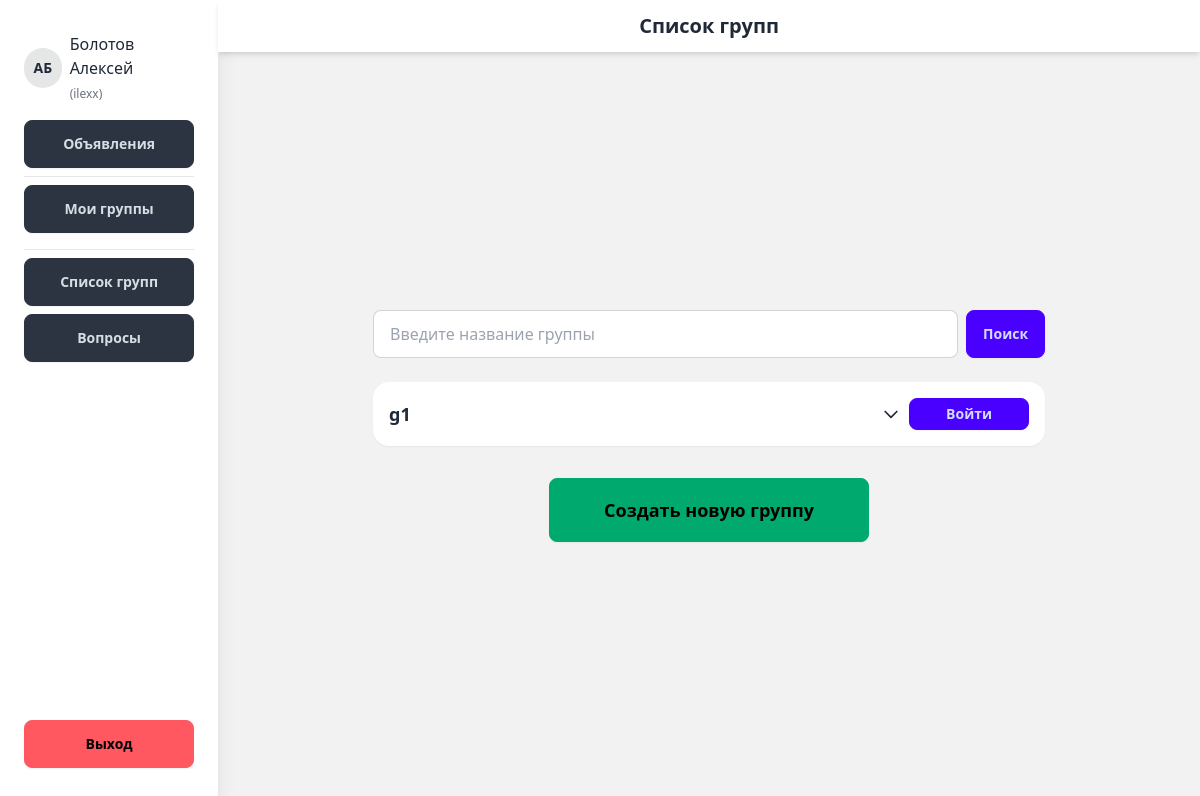
Page /groups/ (signed in) on the earlier database version.
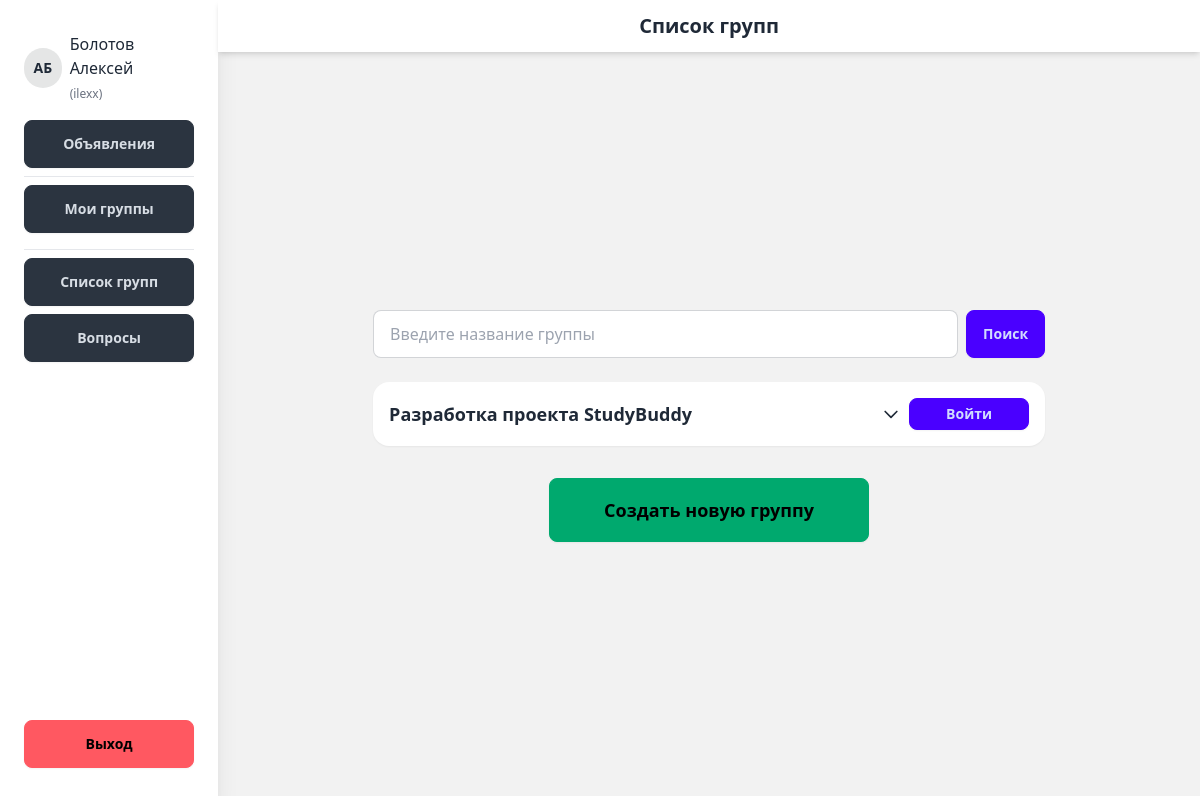
Same page on the later database version.
### groups/models.py (models this page shows, shortened)
class StudyGroup(models.Model):
    name = models.CharField(max_length=255, verbose_name='Название группы')
    description = models.TextField(blank=True, verbose_name='Описание группы')
    owner = models.ForeignKey(settings.AUTH_USER_MODEL,
                on_delete=models.CASCADE,
                related_name='owned_groups',
                null=True,
                blank=True
    )
    members = models.ManyToManyField(
        settings.AUTH_USER_MODEL,
        blank=True,
        related_name='study_groups'
    )
    access_requests = models.ManyToManyField(
        settings.AUTH_USER_MODEL,
        blank=True,
        related_name='group_access_requests'
    )

### groups/views.py (the view)
# urls.py: path('', views.group_list_view, name='group_list'),
@login_required
def group_list_view(request):
    query = request.GET.get('q', '')  # Получаем значение из параметра 'q'
    if query:
        groups = StudyGroup.objects.filter(name__icontains=query)  # Фильтруем группы по имени
    else:
        groups = StudyGroup.objects.all()  # Если запроса нет, выводим все группы
    return render(request, 'groups/group_list.html', {'groups': groups, 'query': query})

### templates/groups/group_list.html (shortened to what this page needs)
{% extends 'base.html' %}
{% block page_title %}Список групп{% endblock %}
{% block content %}
<div class="w-full max-w-2xl mx-auto">
  <form
    method="get"
    action="{% url 'groups:group_list' %}"
    class="flex flex-col sm:flex-row gap-2 mb-6"
  >
    <input
      type="text"
      name="q"
      value="{{ query }}"
      placeholder="Введите название группы"
      class="input input-bordered w-full sm:w-auto flex-grow"
    />
    <button type="submit" class="btn btn-primary">Поиск</button>
  </form>
  <div class="space-y-4">
    {% for group in groups %}
    <div class="card bg-base-100 shadow-sm">
      <div
        class="card-body flex flex-col sm:flex-row sm:items-center justify-between p-4 gap-2"
      >
        <div class="flex-1 min-w-0">
          <button
            type="button"
            class="w-full flex items-center justify-between focus:outline-none group-title"
            onclick="toggleGroupDescription(this)"
          >
            <span class="card-title text-lg font-semibold break-words text-left"
              >{{ group.name }}</span
            >
            <svg
              class="ml-2 w-5 h-5 transition-transform duration-200"
              fill="none"
              stroke="currentColor"
              stroke-width="2"
              viewBox="0 0 24 24"
            >
              <path
                class="arrow"
                stroke-linecap="round"
                stroke-linejoin="round"
                d="M19 9l-7 7-7-7"
              />
            </svg>
          </button>
        </div>
        <div
          class="flex flex-row sm:flex-col items-end sm:items-end gap-2 mt-2 sm:mt-0 min-w-[120px]"
        >
          {% if user in group.members.all %}
          <a
            href="{% url 'groups:group_detail' group.pk %}"
            class="btn btn-primary btn-sm w-full"
            >Войти</a
          >
          {% elif user in group.access_requests.all %}
          <span class="badge badge-warning text-xs">Доступ запрошен</span>
          {% else %}
          <a
            href="{% url 'groups:request_access' group.pk %}"
            class="btn btn-outline btn-primary btn-sm w-full"
            >Запросить доступ</a
          >
          {% endif %}
        </div>
      </div>
    </div>
    {% empty %}
    <div class="text-center text-base-content/60 py-8">Группы не найдены</div>
    {% endfor %}
  </div>
  <div class="flex justify-center mt-8">
    <a
      href="{% url 'groups:create_group' %}"
      class="btn btn-success btn-lg w-full max-w-xs"
    >
      Создать новую группу
    </a>
  </div>
</div>
{% endblock %}

Differences in the rows shown:
removed StudyGroup: name "g1", shows "Войти"
added StudyGroup: name "Разработка проекта StudyBuddy", shows "Войти"
